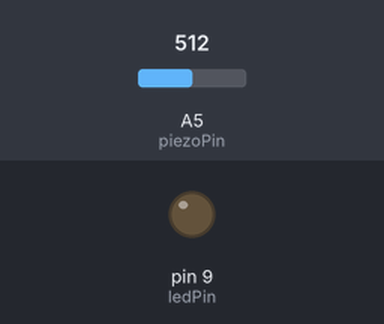
This sketch was run on a simulated Arduino Uno, built with avr-gcc and run on an emulated ATmega328P. Parts: output pins drawn as LEDs (lit = HIGH). The test bench sets the inputs (shaded band); at power-on: A5 (piezoPin) = 512.

Above: at 0.2 s.
At 0.7 s:
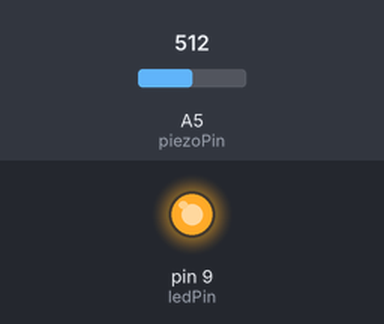
Timing chart, 0 to 2.2 s (numbered marks = the images above):
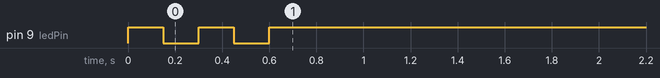

The sketch:

sensor_batida_piezo.ino
```cpp
// Projeto 13 – Sensor de batida piezo

int ledPin = 9;
int piezoPin = 5;
int threshold = 120;  // valor do sensor a ser atingido antes da ativaçao
int sensorValue = 0;  // para armazenar o valor lido do sensor
float ledValue = 0;   // brilho do LED

void setup(){
  pinMode(ledPin, OUTPUT);

  for(int i = 0; i < 2; i++){
    digitalWrite(ledPin, HIGH);
    delay(150);

    digitalWrite(ledPin, LOW);
    delay(150);
  }
}

void loop(){
  sensorValue = analogRead(piezoPin);  // Le o valor do sensor

  // se uma batida for detectada, defina o brilho como maximo
  if( sensorValue >= threshold){
    ledValue = 255;
  }

  // escreve o valor de brilho no LED
  analogWrite(ledPin, int(ledValue));

  // apaga o LED lentamente
  ledValue = ledValue - 0.05;

  if(ledValue){
    ledValue = 0;
  }
}
```

Measured:
- by itself, pin 9 (ledPin): alternates HIGH for 0.15 s and LOW for 0.15 s, 4 changes in all, then stays HIGH
